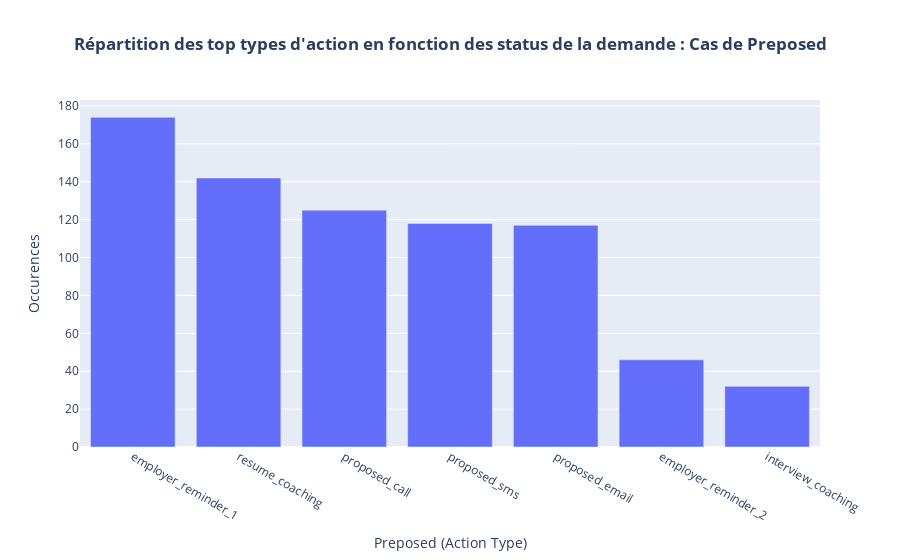

The code cell stored with this chart in its notebook:
### Code cell
#Graph associé à la requête précédente : Preposed
preposed = design_viz(request_status_proposed, xlab='Preposed (Action Type)', 
           title='Répartition des top types d\'action en fonction des status de la demande : Cas de Preposed', 
           ylab='Occurences', label={'action_type': f'<b>Prepoed (Type d\'action)</b>', 'Occurence': f'<b>Occurences</b>'})
preposed

### Figure 1 — Plotly figure (JSON) as saved in the notebook; plotly's stock layout.template omitted (floating-point values rounded to 4 significant figures)
{"data": [{"alignmentgroup": "True", "hovertemplate": "Preposed (Action Type)=%{x}<br>Occurences=%{y}<extra></extra>", "legendgroup": "", "marker": {"color": "#636efa", "pattern": {"shape": ""}}, "name": "", "offsetgroup": "", "orientation": "v", "showlegend": false, "textposition": "auto", "type": "bar", "x": ["employer_reminder_1", "resume_coaching", "proposed_call", "proposed_sms", "proposed_email", "employer_reminder_2", "interview_coaching"], "xaxis": "x", "y": [174, 142, 125, 118, 117, 46, 32], "yaxis": "y"}], "layout": {"autosize": true, "barmode": "relative", "legend": {"tracegroupgap": 0}, "title": {"text": "<b>Répartition des top types d'action en fonction des status de la demande : Cas de Preposed</b>", "x": 0.5}, "xaxis": {"anchor": "y", "autorange": true, "domain": [0, 1], "range": [-0.5, 6.5], "title": {"text": "Preposed (Action Type)"}, "type": "category"}, "yaxis": {"anchor": "x", "autorange": true, "domain": [0, 1], "range": [0, 183.2], "title": {"text": "Occurences"}, "type": "linear"}}}
